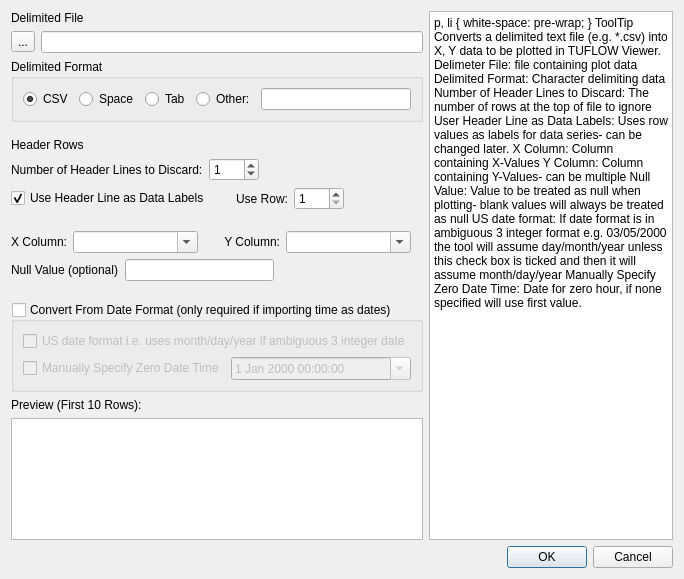
<?xml version="1.0" encoding="UTF-8"?>
<ui version="4.0">
 <class>UserPlotDataImportDialog</class>
 <widget class="QDialog" name="UserPlotDataImportDialog">
  <property name="geometry">
   <rect>
    <x>0</x>
    <y>0</y>
    <width>684</width>
    <height>579</height>
   </rect>
  </property>
  <property name="windowTitle">
   <string>Import User Plot Data . . .</string>
  </property>
  <layout class="QGridLayout" name="gridLayout_2" columnstretch="10,0">
   <item row="0" column="1">
    <layout class="QVBoxLayout" name="verticalLayout">
     <item>
      <widget class="QTextBrowser" name="textBrowser">
       <property name="html">
        <string>&lt;!DOCTYPE HTML PUBLIC &quot;-//W3C//DTD HTML 4.0//EN&quot; &quot;http://www.w3.org/TR/REC-html40/strict.dtd&quot;&gt;
&lt;html&gt;&lt;head&gt;&lt;meta name=&quot;qrichtext&quot; content=&quot;1&quot; /&gt;&lt;style type=&quot;text/css&quot;&gt;
p, li { white-space: pre-wrap; }
&lt;/style&gt;&lt;/head&gt;&lt;body style=&quot; font-family:'MS Shell Dlg 2'; font-size:8.25pt; font-weight:400; font-style:normal;&quot;&gt;
&lt;p style=&quot; margin-top:0px; margin-bottom:0px; margin-left:0px; margin-right:0px; -qt-block-indent:0; text-indent:0px;&quot;&gt;&lt;span style=&quot; font-weight:600;&quot;&gt;ToolTip&lt;/span&gt;&lt;/p&gt;
&lt;p style=&quot;-qt-paragraph-type:empty; margin-top:0px; margin-bottom:0px; margin-left:0px; margin-right:0px; -qt-block-indent:0; text-indent:0px; font-weight:600;&quot;&gt;&lt;br /&gt;&lt;/p&gt;
&lt;p style=&quot; margin-top:0px; margin-bottom:0px; margin-left:0px; margin-right:0px; -qt-block-indent:0; text-indent:0px;&quot;&gt;Converts a delimited text file (e.g. *.csv) into X, Y data to be plotted in TUFLOW Viewer.&lt;/p&gt;
&lt;p style=&quot;-qt-paragraph-type:empty; margin-top:0px; margin-bottom:0px; margin-left:0px; margin-right:0px; -qt-block-indent:0; text-indent:0px; font-weight:600;&quot;&gt;&lt;br /&gt;&lt;/p&gt;
&lt;p style=&quot; margin-top:0px; margin-bottom:0px; margin-left:0px; margin-right:0px; -qt-block-indent:0; text-indent:0px;&quot;&gt;&lt;span style=&quot; font-weight:600;&quot;&gt;Delimeter File:&lt;/span&gt; file containing plot data&lt;/p&gt;
&lt;p style=&quot;-qt-paragraph-type:empty; margin-top:0px; margin-bottom:0px; margin-left:0px; margin-right:0px; -qt-block-indent:0; text-indent:0px;&quot;&gt;&lt;br /&gt;&lt;/p&gt;
&lt;p style=&quot; margin-top:0px; margin-bottom:0px; margin-left:0px; margin-right:0px; -qt-block-indent:0; text-indent:0px;&quot;&gt;&lt;span style=&quot; font-weight:600;&quot;&gt;Delimited Format: &lt;/span&gt;Character delimiting data&lt;/p&gt;
&lt;p style=&quot;-qt-paragraph-type:empty; margin-top:0px; margin-bottom:0px; margin-left:0px; margin-right:0px; -qt-block-indent:0; text-indent:0px;&quot;&gt;&lt;br /&gt;&lt;/p&gt;
&lt;p style=&quot; margin-top:0px; margin-bottom:0px; margin-left:0px; margin-right:0px; -qt-block-indent:0; text-indent:0px;&quot;&gt;&lt;span style=&quot; font-weight:600;&quot;&gt;Number of Header Lines to Discard: &lt;/span&gt;The number of rows at the top of file to ignore&lt;/p&gt;
&lt;p style=&quot;-qt-paragraph-type:empty; margin-top:0px; margin-bottom:0px; margin-left:0px; margin-right:0px; -qt-block-indent:0; text-indent:0px;&quot;&gt;&lt;br /&gt;&lt;/p&gt;
&lt;p style=&quot; margin-top:0px; margin-bottom:0px; margin-left:0px; margin-right:0px; -qt-block-indent:0; text-indent:0px;&quot;&gt;&lt;span style=&quot; font-weight:600;&quot;&gt;User Header Line as Data Labels: &lt;/span&gt;Uses row values as labels for data series- can be changed later.&lt;/p&gt;
&lt;p style=&quot;-qt-paragraph-type:empty; margin-top:0px; margin-bottom:0px; margin-left:0px; margin-right:0px; -qt-block-indent:0; text-indent:0px;&quot;&gt;&lt;br /&gt;&lt;/p&gt;
&lt;p style=&quot; margin-top:0px; margin-bottom:0px; margin-left:0px; margin-right:0px; -qt-block-indent:0; text-indent:0px;&quot;&gt;&lt;span style=&quot; font-weight:600;&quot;&gt;X Column: &lt;/span&gt;Column containing X-Values&lt;/p&gt;
&lt;p style=&quot;-qt-paragraph-type:empty; margin-top:0px; margin-bottom:0px; margin-left:0px; margin-right:0px; -qt-block-indent:0; text-indent:0px;&quot;&gt;&lt;br /&gt;&lt;/p&gt;
&lt;p style=&quot; margin-top:0px; margin-bottom:0px; margin-left:0px; margin-right:0px; -qt-block-indent:0; text-indent:0px;&quot;&gt;&lt;span style=&quot; font-weight:600;&quot;&gt;Y Column: &lt;/span&gt;Column containing Y-Values- can be multiple&lt;/p&gt;
&lt;p style=&quot;-qt-paragraph-type:empty; margin-top:0px; margin-bottom:0px; margin-left:0px; margin-right:0px; -qt-block-indent:0; text-indent:0px;&quot;&gt;&lt;br /&gt;&lt;/p&gt;
&lt;p style=&quot; margin-top:0px; margin-bottom:0px; margin-left:0px; margin-right:0px; -qt-block-indent:0; text-indent:0px;&quot;&gt;&lt;span style=&quot; font-weight:600;&quot;&gt;Null Value: &lt;/span&gt;Value to be treated as null when plotting- blank values will always be treated as null&lt;/p&gt;
&lt;p style=&quot;-qt-paragraph-type:empty; margin-top:0px; margin-bottom:0px; margin-left:0px; margin-right:0px; -qt-block-indent:0; text-indent:0px;&quot;&gt;&lt;br /&gt;&lt;/p&gt;
&lt;p style=&quot; margin-top:0px; margin-bottom:0px; margin-left:0px; margin-right:0px; -qt-block-indent:0; text-indent:0px;&quot;&gt;&lt;span style=&quot; font-weight:600;&quot;&gt;US date format: &lt;/span&gt;If date format is in ambiguous 3 integer format e.g. 03/05/2000 the tool will assume day/month/year unless this check box is ticked and then it will assume month/day/year&lt;/p&gt;
&lt;p style=&quot;-qt-paragraph-type:empty; margin-top:0px; margin-bottom:0px; margin-left:0px; margin-right:0px; -qt-block-indent:0; text-indent:0px;&quot;&gt;&lt;br /&gt;&lt;/p&gt;
&lt;p style=&quot; margin-top:0px; margin-bottom:0px; margin-left:0px; margin-right:0px; -qt-block-indent:0; text-indent:0px;&quot;&gt;&lt;span style=&quot; font-weight:600;&quot;&gt;Manually Specify Zero Date Time: &lt;/span&gt;Date for zero hour, if none specified will use first value.&lt;/p&gt;&lt;/body&gt;&lt;/html&gt;</string>
       </property>
      </widget>
     </item>
    </layout>
   </item>
   <item row="0" column="0">
    <layout class="QVBoxLayout" name="verticalLayout_2">
     <item>
      <widget class="QLabel" name="label">
       <property name="text">
        <string>Delimited File</string>
       </property>
      </widget>
     </item>
     <item>
      <layout class="QHBoxLayout" name="horizontalLayout_5">
       <item>
        <widget class="QToolButton" name="btnBrowse">
         <property name="text">
          <string>...</string>
         </property>
        </widget>
       </item>
       <item>
        <widget class="QLineEdit" name="inFile"/>
       </item>
      </layout>
     </item>
     <item>
      <widget class="QGroupBox" name="grouBox">
       <property name="minimumSize">
        <size>
         <width>0</width>
         <height>0</height>
        </size>
       </property>
       <property name="title">
        <string>Delimited Format</string>
       </property>
       <layout class="QHBoxLayout" name="horizontalLayout_6">
        <item>
         <widget class="QRadioButton" name="rbCSV">
          <property name="text">
           <string>CSV</string>
          </property>
          <property name="checked">
           <bool>true</bool>
          </property>
          <attribute name="buttonGroup">
           <string notr="true">bgDelimiter</string>
          </attribute>
         </widget>
        </item>
        <item>
         <widget class="QRadioButton" name="rbSpace">
          <property name="text">
           <string>Space</string>
          </property>
          <attribute name="buttonGroup">
           <string notr="true">bgDelimiter</string>
          </attribute>
         </widget>
        </item>
        <item>
         <widget class="QRadioButton" name="rbTab">
          <property name="text">
           <string>Tab</string>
          </property>
          <attribute name="buttonGroup">
           <string notr="true">bgDelimiter</string>
          </attribute>
         </widget>
        </item>
        <item>
         <widget class="QRadioButton" name="rbOther">
          <property name="text">
           <string>Other:</string>
          </property>
          <attribute name="buttonGroup">
           <string notr="true">bgDelimiter</string>
          </attribute>
         </widget>
        </item>
        <item>
         <widget class="QLineEdit" name="delimiter"/>
        </item>
       </layout>
      </widget>
     </item>
     <item>
      <spacer name="verticalSpacer_2">
       <property name="orientation">
        <enum>Qt::Vertical</enum>
       </property>
       <property name="sizeType">
        <enum>QSizePolicy::Minimum</enum>
       </property>
       <property name="sizeHint" stdset="0">
        <size>
         <width>20</width>
         <height>10</height>
        </size>
       </property>
      </spacer>
     </item>
     <item>
      <widget class="QLabel" name="label_8">
       <property name="text">
        <string>Header Rows</string>
       </property>
      </widget>
     </item>
     <item>
      <layout class="QHBoxLayout" name="horizontalLayout">
       <item>
        <widget class="QLabel" name="label_6">
         <property name="text">
          <string>Number of Header Lines to Discard:</string>
         </property>
        </widget>
       </item>
       <item>
        <widget class="QSpinBox" name="sbLines2Discard">
         <property name="minimumSize">
          <size>
           <width>50</width>
           <height>0</height>
          </size>
         </property>
         <property name="value">
          <number>1</number>
         </property>
        </widget>
       </item>
       <item>
        <spacer name="horizontalSpacer">
         <property name="orientation">
          <enum>Qt::Horizontal</enum>
         </property>
         <property name="sizeHint" stdset="0">
          <size>
           <width>40</width>
           <height>20</height>
          </size>
         </property>
        </spacer>
       </item>
      </layout>
     </item>
     <item>
      <layout class="QHBoxLayout" name="horizontalLayout_2">
       <item>
        <widget class="QCheckBox" name="cbHeadersAsLabels">
         <property name="text">
          <string>Use Header Line as Data Labels</string>
         </property>
         <property name="checked">
          <bool>true</bool>
         </property>
        </widget>
       </item>
       <item>
        <spacer name="horizontalSpacer_3">
         <property name="orientation">
          <enum>Qt::Horizontal</enum>
         </property>
         <property name="sizeType">
          <enum>QSizePolicy::Fixed</enum>
         </property>
         <property name="sizeHint" stdset="0">
          <size>
           <width>20</width>
           <height>20</height>
          </size>
         </property>
        </spacer>
       </item>
       <item>
        <widget class="QLabel" name="label_7">
         <property name="text">
          <string>Use Row:</string>
         </property>
         <property name="alignment">
          <set>Qt::AlignRight|Qt::AlignTrailing|Qt::AlignVCenter</set>
         </property>
        </widget>
       </item>
       <item>
        <widget class="QSpinBox" name="sbLabelRow">
         <property name="minimumSize">
          <size>
           <width>50</width>
           <height>0</height>
          </size>
         </property>
         <property name="minimum">
          <number>1</number>
         </property>
         <property name="value">
          <number>1</number>
         </property>
        </widget>
       </item>
       <item>
        <spacer name="horizontalSpacer_2">
         <property name="orientation">
          <enum>Qt::Horizontal</enum>
         </property>
         <property name="sizeHint" stdset="0">
          <size>
           <width>40</width>
           <height>20</height>
          </size>
         </property>
        </spacer>
       </item>
      </layout>
     </item>
     <item>
      <spacer name="verticalSpacer">
       <property name="orientation">
        <enum>Qt::Vertical</enum>
       </property>
       <property name="sizeType">
        <enum>QSizePolicy::Minimum</enum>
       </property>
       <property name="sizeHint" stdset="0">
        <size>
         <width>20</width>
         <height>15</height>
        </size>
       </property>
      </spacer>
     </item>
     <item>
      <layout class="QHBoxLayout" name="horizontalLayout_3">
       <item>
        <widget class="QLabel" name="label_2">
         <property name="text">
          <string>X Column:</string>
         </property>
         <property name="alignment">
          <set>Qt::AlignRight|Qt::AlignTrailing|Qt::AlignVCenter</set>
         </property>
        </widget>
       </item>
       <item>
        <widget class="QComboBox" name="cbXColumn">
         <property name="minimumSize">
          <size>
           <width>125</width>
           <height>0</height>
          </size>
         </property>
         <property name="editable">
          <bool>true</bool>
         </property>
        </widget>
       </item>
       <item>
        <spacer name="horizontalSpacer_5">
         <property name="orientation">
          <enum>Qt::Horizontal</enum>
         </property>
         <property name="sizeType">
          <enum>QSizePolicy::Fixed</enum>
         </property>
         <property name="sizeHint" stdset="0">
          <size>
           <width>20</width>
           <height>20</height>
          </size>
         </property>
        </spacer>
       </item>
       <item>
        <widget class="QLabel" name="label_4">
         <property name="text">
          <string>Y Column:</string>
         </property>
         <property name="alignment">
          <set>Qt::AlignRight|Qt::AlignTrailing|Qt::AlignVCenter</set>
         </property>
        </widget>
       </item>
       <item>
        <widget class="TableCheckableComboBox" name="mcbYColumn">
         <property name="minimumSize">
          <size>
           <width>125</width>
           <height>0</height>
          </size>
         </property>
         <property name="editable">
          <bool>true</bool>
         </property>
        </widget>
       </item>
       <item>
        <spacer name="horizontalSpacer_4">
         <property name="orientation">
          <enum>Qt::Horizontal</enum>
         </property>
         <property name="sizeHint" stdset="0">
          <size>
           <width>40</width>
           <height>20</height>
          </size>
         </property>
        </spacer>
       </item>
      </layout>
     </item>
     <item>
      <layout class="QHBoxLayout" name="horizontalLayout_4">
       <item>
        <widget class="QLabel" name="label_3">
         <property name="text">
          <string>Null Value (optional)</string>
         </property>
        </widget>
       </item>
       <item>
        <widget class="QLineEdit" name="nullValue"/>
       </item>
       <item>
        <spacer name="horizontalSpacer_6">
         <property name="orientation">
          <enum>Qt::Horizontal</enum>
         </property>
         <property name="sizeHint" stdset="0">
          <size>
           <width>40</width>
           <height>20</height>
          </size>
         </property>
        </spacer>
       </item>
      </layout>
     </item>
     <item>
      <spacer name="verticalSpacer_3">
       <property name="orientation">
        <enum>Qt::Vertical</enum>
       </property>
       <property name="sizeType">
        <enum>QSizePolicy::Minimum</enum>
       </property>
       <property name="sizeHint" stdset="0">
        <size>
         <width>20</width>
         <height>15</height>
        </size>
       </property>
      </spacer>
     </item>
     <item>
      <widget class="QgsCollapsibleGroupBox" name="gbUseDates">
       <property name="minimumSize">
        <size>
         <width>0</width>
         <height>0</height>
        </size>
       </property>
       <property name="title">
        <string>Convert From Date Format (only required if importing time as dates)</string>
       </property>
       <property name="flat">
        <bool>true</bool>
       </property>
       <property name="checkable">
        <bool>true</bool>
       </property>
       <property name="checked">
        <bool>false</bool>
       </property>
       <property name="collapsed">
        <bool>false</bool>
       </property>
       <property name="saveCollapsedState">
        <bool>false</bool>
       </property>
       <layout class="QVBoxLayout" name="verticalLayout_3">
        <item>
         <layout class="QHBoxLayout" name="horizontalLayout_7">
          <item>
           <widget class="QCheckBox" name="cbUSDateFormat">
            <property name="text">
             <string>US date format i.e. uses month/day/year if ambiguous 3 integer date</string>
            </property>
           </widget>
          </item>
         </layout>
        </item>
        <item>
         <layout class="QHBoxLayout" name="horizontalLayout_9">
          <item>
           <widget class="QCheckBox" name="cbManualZeroTime">
            <property name="text">
             <string>Manually Specify Zero Date Time</string>
            </property>
           </widget>
          </item>
          <item>
           <widget class="QDateTimeEdit" name="dteZeroTime">
            <property name="calendarPopup">
             <bool>true</bool>
            </property>
           </widget>
          </item>
         </layout>
        </item>
       </layout>
      </widget>
     </item>
     <item>
      <widget class="QLabel" name="label_5">
       <property name="text">
        <string>Preview (First 10 Rows):</string>
       </property>
      </widget>
     </item>
     <item>
      <widget class="QTableWidget" name="previewTable">
       <attribute name="horizontalHeaderVisible">
        <bool>true</bool>
       </attribute>
      </widget>
     </item>
    </layout>
   </item>
   <item row="1" column="0" colspan="2">
    <layout class="QHBoxLayout" name="horizontalLayout_8">
     <item>
      <spacer name="horizontalSpacer_7">
       <property name="orientation">
        <enum>Qt::Horizontal</enum>
       </property>
       <property name="sizeHint" stdset="0">
        <size>
         <width>40</width>
         <height>20</height>
        </size>
       </property>
      </spacer>
     </item>
     <item>
      <widget class="QPushButton" name="pbOk">
       <property name="text">
        <string>OK</string>
       </property>
      </widget>
     </item>
     <item>
      <widget class="QPushButton" name="pbCancel">
       <property name="text">
        <string>Cancel</string>
       </property>
      </widget>
     </item>
    </layout>
   </item>
  </layout>
 </widget>
 <customwidgets>
  <customwidget>
   <class>QgsCollapsibleGroupBox</class>
   <extends>QGroupBox</extends>
   <header>qgscollapsiblegroupbox.h</header>
   <container>1</container>
  </customwidget>
  <customwidget>
   <class>TableCheckableComboBox</class>
   <extends>QComboBox</extends>
   <header>tuflow.DataTable</header>
  </customwidget>
 </customwidgets>
 <resources/>
 <connections/>
 <buttongroups>
  <buttongroup name="bgDelimiter"/>
 </buttongroups>
</ui>
